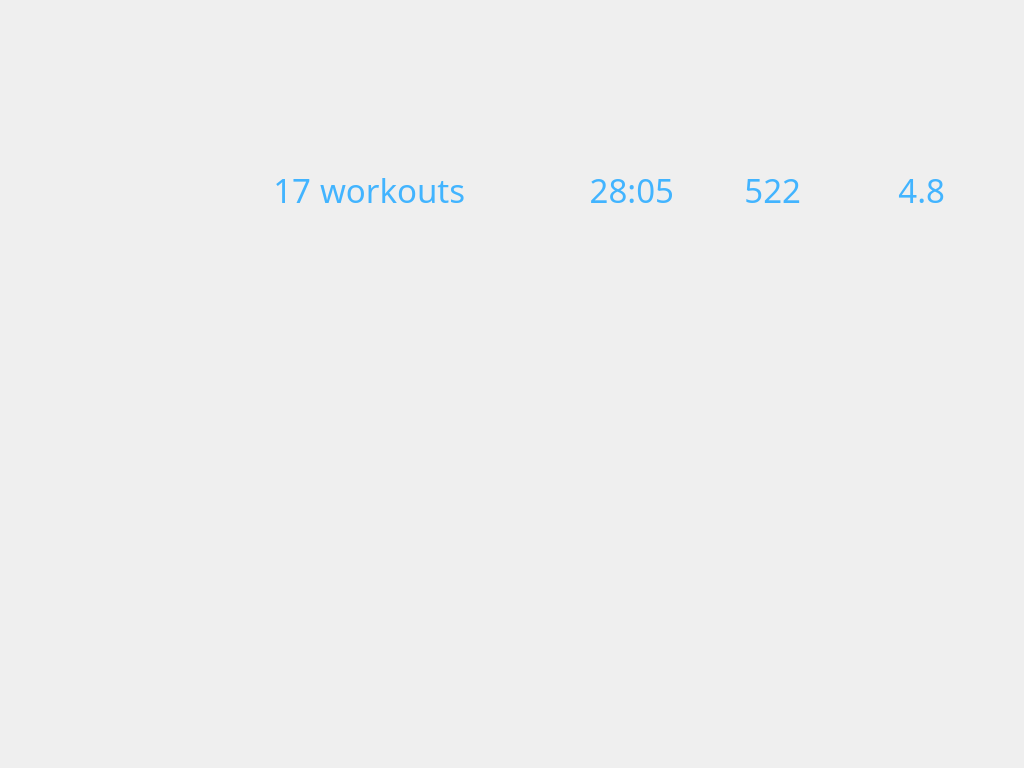
<?xml version="1.0" encoding="UTF-8"?>
<ui version="4.0">
 <class>HistoryScreen</class>
 <widget class="QWidget" name="HistoryScreen">
  <property name="geometry">
   <rect>
    <x>0</x>
    <y>0</y>
    <width>1024</width>
    <height>768</height>
   </rect>
  </property>
  <property name="windowTitle">
   <string>Form</string>
  </property>
  <property name="styleSheet">
   <string notr="true">QWidget{font-family: Tamworth Gothic}
QLabel{color: #42b4ff; }</string>
  </property>
  <widget class="QLabel" name="backgroundLabel">
   <property name="geometry">
    <rect>
     <x>0</x>
     <y>0</y>
     <width>1024</width>
     <height>768</height>
    </rect>
   </property>
   <property name="styleSheet">
    <string notr="true"/>
   </property>
   <property name="text">
    <string/>
   </property>
   <property name="pixmap">
    <pixmap resource="images.qrc">:/images/images/History.png</pixmap>
   </property>
  </widget>
  <widget class="QScrollArea" name="scrollArea">
   <property name="geometry">
    <rect>
     <x>45</x>
     <y>330</y>
     <width>901</width>
     <height>381</height>
    </rect>
   </property>
   <property name="sizePolicy">
    <sizepolicy hsizetype="Expanding" vsizetype="Expanding">
     <horstretch>0</horstretch>
     <verstretch>0</verstretch>
    </sizepolicy>
   </property>
   <property name="font">
    <font>
     <family>Tamworth Gothic</family>
     <pointsize>-1</pointsize>
    </font>
   </property>
   <property name="autoFillBackground">
    <bool>false</bool>
   </property>
   <property name="styleSheet">
    <string notr="true">background: rgba(255,255,255,0);
border: none;
font-size: 25px;</string>
   </property>
   <property name="widgetResizable">
    <bool>true</bool>
   </property>
   <widget class="QWidget" name="scrollAreaWidgetContents">
    <property name="geometry">
     <rect>
      <x>0</x>
      <y>0</y>
      <width>901</width>
      <height>381</height>
     </rect>
    </property>
    <property name="sizePolicy">
     <sizepolicy hsizetype="Preferred" vsizetype="Preferred">
      <horstretch>0</horstretch>
      <verstretch>0</verstretch>
     </sizepolicy>
    </property>
   </widget>
  </widget>
  <widget class="InvisibleButton" name="invisibleButton_upArrowButton" native="true">
   <property name="geometry">
    <rect>
     <x>460</x>
     <y>280</y>
     <width>108</width>
     <height>61</height>
    </rect>
   </property>
   <property name="text" stdset="0">
    <string/>
   </property>
  </widget>
  <widget class="QLabel" name="downArrowLabel">
   <property name="geometry">
    <rect>
     <x>460</x>
     <y>701</y>
     <width>101</width>
     <height>41</height>
    </rect>
   </property>
   <property name="text">
    <string/>
   </property>
   <property name="pixmap">
    <pixmap resource="images.qrc">:/My Workouts/images/Down Arrow.png</pixmap>
   </property>
  </widget>
  <widget class="QLabel" name="upArrowLabel">
   <property name="geometry">
    <rect>
     <x>462</x>
     <y>290</y>
     <width>111</width>
     <height>41</height>
    </rect>
   </property>
   <property name="text">
    <string/>
   </property>
   <property name="pixmap">
    <pixmap resource="images.qrc">:/My Workouts/images/Up-Arrow.png</pixmap>
   </property>
  </widget>
  <widget class="InvisibleButton" name="invisibleButton_downArrowButton" native="true">
   <property name="geometry">
    <rect>
     <x>460</x>
     <y>690</y>
     <width>108</width>
     <height>71</height>
    </rect>
   </property>
   <property name="text" stdset="0">
    <string/>
   </property>
  </widget>
  <widget class="InvisibleButton" name="invisibleButton_6" native="true">
   <property name="geometry">
    <rect>
     <x>920</x>
     <y>40</y>
     <width>71</width>
     <height>61</height>
    </rect>
   </property>
   <property name="text" stdset="0">
    <string/>
   </property>
  </widget>
  <widget class="QLabel" name="workoutsLabel">
   <property name="geometry">
    <rect>
     <x>250</x>
     <y>160</y>
     <width>61</width>
     <height>60</height>
    </rect>
   </property>
   <property name="font">
    <font>
     <family>Tamworth Gothic</family>
     <pointsize>25</pointsize>
    </font>
   </property>
   <property name="text">
    <string>17</string>
   </property>
   <property name="alignment">
    <set>Qt::AlignRight|Qt::AlignTrailing|Qt::AlignVCenter</set>
   </property>
   <property name="margin">
    <number>5</number>
   </property>
  </widget>
  <widget class="QLabel" name="label_2">
   <property name="geometry">
    <rect>
     <x>320</x>
     <y>160</y>
     <width>191</width>
     <height>60</height>
    </rect>
   </property>
   <property name="font">
    <font>
     <family>Tamworth Gothic</family>
     <pointsize>25</pointsize>
     <kerning>true</kerning>
    </font>
   </property>
   <property name="text">
    <string>workouts</string>
   </property>
  </widget>
  <widget class="QLabel" name="averageTimeLabel">
   <property name="geometry">
    <rect>
     <x>513</x>
     <y>160</y>
     <width>161</width>
     <height>60</height>
    </rect>
   </property>
   <property name="font">
    <font>
     <family>Tamworth Gothic</family>
     <pointsize>25</pointsize>
     <kerning>true</kerning>
    </font>
   </property>
   <property name="text">
    <string>28:05</string>
   </property>
   <property name="alignment">
    <set>Qt::AlignRight|Qt::AlignTrailing|Qt::AlignVCenter</set>
   </property>
   <property name="margin">
    <number>5</number>
   </property>
  </widget>
  <widget class="QLabel" name="averageCaloriesLabel">
   <property name="geometry">
    <rect>
     <x>690</x>
     <y>160</y>
     <width>111</width>
     <height>60</height>
    </rect>
   </property>
   <property name="font">
    <font>
     <family>Tamworth Gothic</family>
     <pointsize>25</pointsize>
     <kerning>true</kerning>
    </font>
   </property>
   <property name="text">
    <string>522</string>
   </property>
   <property name="alignment">
    <set>Qt::AlignRight|Qt::AlignTrailing|Qt::AlignVCenter</set>
   </property>
   <property name="margin">
    <number>5</number>
   </property>
  </widget>
  <widget class="QLabel" name="averageDistanceLabel">
   <property name="geometry">
    <rect>
     <x>834</x>
     <y>160</y>
     <width>111</width>
     <height>60</height>
    </rect>
   </property>
   <property name="font">
    <font>
     <family>Tamworth Gothic</family>
     <pointsize>25</pointsize>
     <kerning>true</kerning>
    </font>
   </property>
   <property name="text">
    <string>4.8</string>
   </property>
   <property name="alignment">
    <set>Qt::AlignRight|Qt::AlignTrailing|Qt::AlignVCenter</set>
   </property>
   <property name="margin">
    <number>5</number>
   </property>
  </widget>
  <widget class="QLabel" name="dateHeader">
   <property name="geometry">
    <rect>
     <x>30</x>
     <y>232</y>
     <width>161</width>
     <height>91</height>
    </rect>
   </property>
   <property name="text">
    <string/>
   </property>
   <property name="pixmap">
    <pixmap resource="images.qrc">:/images/images/Date Title (descending).png</pixmap>
   </property>
   <property name="alignment">
    <set>Qt::AlignCenter</set>
   </property>
  </widget>
  <widget class="QLabel" name="workoutHeader">
   <property name="geometry">
    <rect>
     <x>272</x>
     <y>220</y>
     <width>201</width>
     <height>111</height>
    </rect>
   </property>
   <property name="text">
    <string/>
   </property>
   <property name="pixmap">
    <pixmap resource="images.qrc">:/images/images/Workout Title (default).png</pixmap>
   </property>
   <property name="alignment">
    <set>Qt::AlignCenter</set>
   </property>
  </widget>
  <widget class="QLabel" name="timeHeader">
   <property name="geometry">
    <rect>
     <x>544</x>
     <y>220</y>
     <width>161</width>
     <height>111</height>
    </rect>
   </property>
   <property name="text">
    <string/>
   </property>
   <property name="pixmap">
    <pixmap resource="images.qrc">:/images/images/Time Title (default).png</pixmap>
   </property>
   <property name="alignment">
    <set>Qt::AlignCenter</set>
   </property>
  </widget>
  <widget class="QLabel" name="caloriesHeader">
   <property name="geometry">
    <rect>
     <x>666</x>
     <y>220</y>
     <width>191</width>
     <height>111</height>
    </rect>
   </property>
   <property name="text">
    <string/>
   </property>
   <property name="pixmap">
    <pixmap resource="images.qrc">:/images/images/Calories Title (default).png</pixmap>
   </property>
   <property name="alignment">
    <set>Qt::AlignCenter</set>
   </property>
  </widget>
  <widget class="QLabel" name="distanceHeader">
   <property name="geometry">
    <rect>
     <x>830</x>
     <y>220</y>
     <width>161</width>
     <height>111</height>
    </rect>
   </property>
   <property name="text">
    <string/>
   </property>
   <property name="pixmap">
    <pixmap resource="images.qrc">:/images/images/Distance Title (default).png</pixmap>
   </property>
   <property name="alignment">
    <set>Qt::AlignCenter</set>
   </property>
  </widget>
  <widget class="InvisibleButton" name="invisibleButton_date" native="true">
   <property name="geometry">
    <rect>
     <x>30</x>
     <y>230</y>
     <width>161</width>
     <height>91</height>
    </rect>
   </property>
   <property name="text" stdset="0">
    <string/>
   </property>
  </widget>
  <widget class="InvisibleButton" name="invisibleButton_workout" native="true">
   <property name="geometry">
    <rect>
     <x>260</x>
     <y>230</y>
     <width>211</width>
     <height>91</height>
    </rect>
   </property>
   <property name="text" stdset="0">
    <string/>
   </property>
  </widget>
  <widget class="InvisibleButton" name="invisibleButton_time" native="true">
   <property name="geometry">
    <rect>
     <x>560</x>
     <y>230</y>
     <width>131</width>
     <height>91</height>
    </rect>
   </property>
   <property name="text" stdset="0">
    <string/>
   </property>
  </widget>
  <widget class="InvisibleButton" name="invisibleButton_calories" native="true">
   <property name="geometry">
    <rect>
     <x>690</x>
     <y>230</y>
     <width>151</width>
     <height>91</height>
    </rect>
   </property>
   <property name="text" stdset="0">
    <string/>
   </property>
  </widget>
  <widget class="InvisibleButton" name="invisibleButton_distance" native="true">
   <property name="geometry">
    <rect>
     <x>840</x>
     <y>230</y>
     <width>161</width>
     <height>91</height>
    </rect>
   </property>
   <property name="text" stdset="0">
    <string/>
   </property>
  </widget>
  <zorder>backgroundLabel</zorder>
  <zorder>scrollArea</zorder>
  <zorder>invisibleButton_upArrowButton</zorder>
  <zorder>downArrowLabel</zorder>
  <zorder>invisibleButton_downArrowButton</zorder>
  <zorder>invisibleButton_6</zorder>
  <zorder>workoutsLabel</zorder>
  <zorder>label_2</zorder>
  <zorder>averageTimeLabel</zorder>
  <zorder>averageCaloriesLabel</zorder>
  <zorder>averageDistanceLabel</zorder>
  <zorder>dateHeader</zorder>
  <zorder>workoutHeader</zorder>
  <zorder>timeHeader</zorder>
  <zorder>caloriesHeader</zorder>
  <zorder>distanceHeader</zorder>
  <zorder>invisibleButton_date</zorder>
  <zorder>invisibleButton_workout</zorder>
  <zorder>invisibleButton_time</zorder>
  <zorder>invisibleButton_calories</zorder>
  <zorder>invisibleButton_distance</zorder>
  <zorder>upArrowLabel</zorder>
 </widget>
 <customwidgets>
  <customwidget>
   <class>InvisibleButton</class>
   <extends>QWidget</extends>
   <header>invisiblebutton.h</header>
  </customwidget>
 </customwidgets>
 <resources>
  <include location="images.qrc"/>
 </resources>
 <connections/>
</ui>
